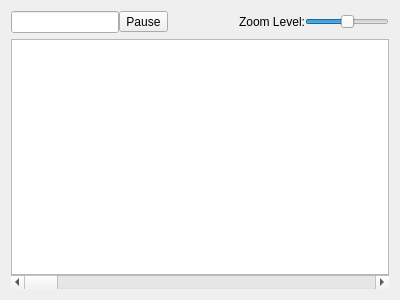
<?xml version="1.0" encoding="UTF-8"?>
<ui version="4.0">
 <class>GammaRay::SignalMonitorWidget</class>
 <widget class="QWidget" name="GammaRay::SignalMonitorWidget">
  <property name="geometry">
   <rect>
    <x>0</x>
    <y>0</y>
    <width>400</width>
    <height>300</height>
   </rect>
  </property>
  <layout class="QVBoxLayout" name="verticalLayout">
   <property name="spacing">
    <number>0</number>
   </property>
   <item>
    <layout class="QHBoxLayout" name="toolbarLayout">
     <property name="bottomMargin">
      <number>6</number>
     </property>
     <item>
      <widget class="QLineEdit" name="objectSearchLine"/>
     </item>
     <item>
      <widget class="QToolButton" name="pauseButton">
       <property name="text">
        <string>Pause</string>
       </property>
       <property name="checkable">
        <bool>true</bool>
       </property>
      </widget>
     </item>
     <item>
      <spacer name="toolbarSpacer">
       <property name="orientation">
        <enum>Qt::Horizontal</enum>
       </property>
       <property name="sizeHint" stdset="0">
        <size>
         <width>40</width>
         <height>20</height>
        </size>
       </property>
      </spacer>
     </item>
     <item>
      <widget class="QLabel" name="intervalScaleLabel">
       <property name="text">
        <string>Zoom Level:</string>
       </property>
      </widget>
     </item>
     <item>
      <widget class="QSlider" name="intervalScale">
       <property name="minimum">
        <number>-100</number>
       </property>
       <property name="maximum">
        <number>100</number>
       </property>
       <property name="value">
        <number>0</number>
       </property>
       <property name="orientation">
        <enum>Qt::Horizontal</enum>
       </property>
      </widget>
     </item>
    </layout>
   </item>
   <item>
    <widget class="GammaRay::SignalHistoryView" name="objectTreeView">
     <property name="contextMenuPolicy">
      <enum>Qt::CustomContextMenu</enum>
     </property>
     <property name="horizontalScrollBarPolicy">
      <enum>Qt::ScrollBarAlwaysOff</enum>
     </property>
     <property name="selectionMode">
      <enum>QAbstractItemView::SingleSelection</enum>
     </property>
     <property name="rootIsDecorated">
      <bool>false</bool>
     </property>
     <property name="uniformRowHeights">
      <bool>true</bool>
     </property>
    </widget>
   </item>
   <item>
    <layout class="QHBoxLayout" name="eventScrollBarLayout">
     <item>
      <widget class="QScrollBar" name="eventScrollBar">
       <property name="sizePolicy">
        <sizepolicy hsizetype="Expanding" vsizetype="Fixed">
         <horstretch>0</horstretch>
         <verstretch>0</verstretch>
        </sizepolicy>
       </property>
       <property name="tracking">
        <bool>true</bool>
       </property>
       <property name="orientation">
        <enum>Qt::Horizontal</enum>
       </property>
      </widget>
     </item>
    </layout>
   </item>
  </layout>
  <action name="actionExportBindingGraph">
   <property name="text">
    <string>&amp;Export binding graph...</string>
   </property>
   <property name="toolTip">
    <string>Export binding as a graphviz dot file</string>
   </property>
  </action>
 </widget>
 <customwidgets>
  <customwidget>
   <class>GammaRay::SignalHistoryView</class>
   <extends>QTreeView</extends>
   <header>signalhistoryview.h</header>
  </customwidget>
 </customwidgets>
 <resources/>
 <connections/>
</ui>
